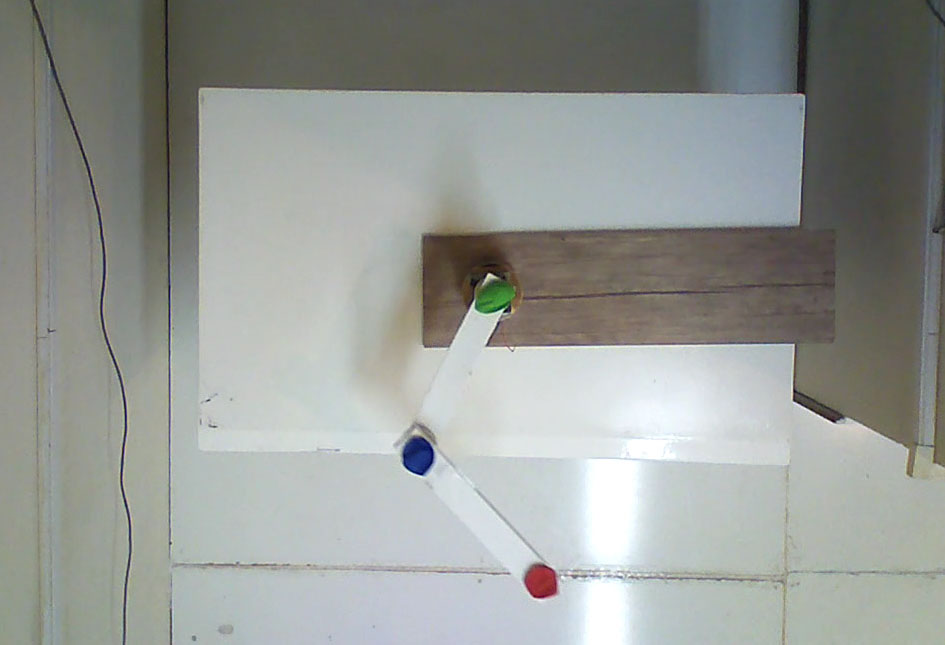
#> input picture desktop_vision_app/assets/sample_frame.jpg, 945 x 645 px
$ python -i image_processing.py   (imports and definitions only)
#> lines starting #> are read from the running program, lines starting #| are printed output that depends on the picture; after the words box and inside, x2 and y2 are one past the last pixel; in counts of white or black regions, pixels touching at a corner belong together
# Image processing
import cv2 as cv

# Multi-threading
import threading

# for scheduling functions using time.time()
import time

import math
import numpy as np

# Serial Port Communications Manager
from serial_port import SerialPortManager

# Robot Control Algorithm
from robot_control import robot_control_algorithm

HUE_TOLERANCE = 20
SATURATION_TOLERANCE = 120
VALUE_TOLERANCE = 120

IMAGE_WIDTH_PIXEL = 640  # in pixels
FRAME_REAL_WIDTH_CM = 215  # in centimeters

PIXEL_TO_CM_RATIO = IMAGE_WIDTH_PIXEL / FRAME_REAL_WIDTH_CM

MIN_DIAMETER_CM = 7  # in centimeters
MAX_DIAMETER_CM = 15  # in centimeters
GREEN_BLUE_LINK_LENGTH_CM = 30  # in centimeters

MIN_CONTOUR_AREA = math.pow((MIN_DIAMETER_CM / 2) * PIXEL_TO_CM_RATIO, 2) * math.pi
MAX_CONTOUR_AREA = math.pow((MAX_DIAMETER_CM / 2) * PIXEL_TO_CM_RATIO, 2) * math.pi

BGR_RED = (0, 0, 255)
BGR_BLUE = (255, 0, 0)
BGR_GREEN = (0, 255, 0)
BGR_WHITE = (255, 255, 255)


class Hsv:
    def __init__(self, hue=0, saturation=0, value=0):
        self.hue = hue
        self.saturation = saturation
        self.value = value


CALIBRATED_HSV_RED = Hsv(178, 243, 175)
CALIBRATED_HSV_BLUE = Hsv(113, 189, 115)
CALIBRATED_HSV_GREEN = Hsv(55, 157, 135)


class Point:
    def __init__(self, x=0, y=0):
        self.x = x
        self.y = y


class ImageProcessingManager:
    # [31 lines left out: function __init__, not called in this run]

    def set_source(self, videoSource):
        self.videoSource = videoSource

    def set_interval(self, interval):
        self.intervalMilliseconds = interval

    def config_serial_port(self, portName, baudRate):
        self.serialPortName = portName
        self.serialPortBaud = baudRate

    # [6 lines left out: function get_joint_positions, not called in this run]

    def get_images(self):
        return self.success, self.originalImage, self.processedImage

    # [9 lines left out: function start, not called in this run]

    def stop(self):
        self.isRunning = False
        self.serialPortManager.stop()

    # [103 lines left out: functions image_thread_handler, __del__, main_image_processing, send_motor_speeds, not called in this run]


def time_ms():
    # Get time in milliseconds
    return int(time.time() * 1000)


# [22 lines left out: function crop_image, not called in this run]


def filter_color(hsvImage, colorNameToFilter):

    if colorNameToFilter == "green":

        baseHue = CALIBRATED_HSV_GREEN.hue
        baseSaturation = CALIBRATED_HSV_GREEN.saturation
        baseValue = CALIBRATED_HSV_GREEN.value

    elif colorNameToFilter == "blue":

        baseHue = CALIBRATED_HSV_BLUE.hue
        baseSaturation = CALIBRATED_HSV_BLUE.saturation
        baseValue = CALIBRATED_HSV_BLUE.value

    elif colorNameToFilter == "red":

        baseHue = CALIBRATED_HSV_RED.hue
        baseSaturation = CALIBRATED_HSV_RED.saturation
        baseValue = CALIBRATED_HSV_RED.value

    else:
        pass

    hueMin = baseHue - HUE_TOLERANCE
    saturationMin = baseSaturation - SATURATION_TOLERANCE
    valueMin = baseValue - VALUE_TOLERANCE

    hueMax = baseHue + HUE_TOLERANCE
    saturationMax = baseSaturation + SATURATION_TOLERANCE
    valueMax = baseValue + VALUE_TOLERANCE

    if hueMin < 0:
        hueMin = 0

    if hueMax > 180:
        hueMax = 180

    if saturationMin < 0:
        saturationMin = 0

    if saturationMax > 255:
        saturationMax = 255

    if valueMin < 0:
        valueMin = 0

    if valueMax > 255:
        valueMax = 255

    filteredImage = cv.inRange(
        hsvImage, (hueMin, saturationMin, valueMin), (hueMax, saturationMax, valueMax)
    )

    # red color covers some hues around 0 and some around 180
    # so two hue ranges is consired for filtering red color
    if colorNameToFilter == "red":

        hueMin2 = 0
        hueMax2 = 0

        if hueMin < 0:
            hueMin2 = 180 + hueMin
            hueMax2 = 180

        if hueMax > 180:
            hueMin2 = 0
            hueMax2 = hueMax - 180

        filteredImage2 = cv.inRange(
            hsvImage,
            (hueMin2, saturationMin, valueMin),
            (hueMax2, saturationMax, valueMax),
        )
        filteredImage = cv.bitwise_or(filteredImage, filteredImage2)

    kernel = np.ones((5, 5), np.uint8)
    # remove some noise
    filteredImage = cv.erode(filteredImage, kernel, iterations=3)
    filteredImage = cv.dilate(filteredImage, kernel, iterations=3)

    return filteredImage


def find_center(filteredImage):

    success = False
    center = Point(0, 0)

    contours, hierarchy = cv.findContours(
        filteredImage, cv.RETR_TREE, cv.CHAIN_APPROX_SIMPLE
    )

    for contour in contours:

        moment = cv.moments(contour)

        if moment["m00"] != 0:

            x = int(moment["m10"] / moment["m00"])
            y = int(moment["m01"] / moment["m00"])

            contourArea = cv.contourArea(contour)

            if (contourArea > MIN_CONTOUR_AREA) and (contourArea < MAX_CONTOUR_AREA):

                success = True
                center = Point(x, y)

    return success, center


def find_join_positions(inputImage):

    success = False

    greenCenter = Point(0, 0)
    blueCenter = Point(0, 0)
    redCenter = Point(0, 0)

    greenCenterReady = False
    blueCenterReady = False
    redCenterReady = False

    hsvImage = cv.cvtColor(inputImage, cv.COLOR_BGR2HSV)

    # filter green color
    filteredGreen = filter_color(hsvImage, "green")
    # filter red color
    filteredBlue = filter_color(hsvImage, "blue")
    # filter red color
    filteredRed = filter_color(hsvImage, "red")

    # get green color coordinates
    greenCenterReady, greenCenter = find_center(filteredGreen)
    # get blue color coordinates
    blueCenterReady, blueCenter = find_center(filteredBlue)
    # get red color coordinates
    redCenterReady, redCenter = find_center(filteredRed)

    # Create a blank image
    processedImage = np.zeros(inputImage.shape, dtype=np.uint8)

    if greenCenterReady:
        # draw green circle
        processedImage = cv.circle(
            processedImage,
            (greenCenter.x, greenCenter.y),
            int(MAX_DIAMETER_CM * PIXEL_TO_CM_RATIO / 2),
            BGR_GREEN,
            -1,
        )

    if blueCenterReady:
        # draw blue circle
        processedImage = cv.circle(
            processedImage,
            (blueCenter.x, blueCenter.y),
            int(MAX_DIAMETER_CM * PIXEL_TO_CM_RATIO / 2),
            BGR_BLUE,
            -1,
        )

    if redCenterReady:
        # draw red circle
        processedImage = cv.circle(
            processedImage,
            (redCenter.x, redCenter.y),
            int(MAX_DIAMETER_CM * PIXEL_TO_CM_RATIO / 2),
            BGR_RED,
            -1,
        )

    if greenCenterReady and blueCenterReady:
        # draw line between green and blue points
        processedImage = cv.line(
            processedImage,
            (greenCenter.x, greenCenter.y),
            (blueCenter.x, blueCenter.y),
            BGR_WHITE,
            5,
        )

    if blueCenterReady and redCenterReady:
        # draw line between blue and red points
        processedImage = cv.line(
            processedImage,
            (blueCenter.x, blueCenter.y),
            (redCenter.x, redCenter.y),
            BGR_WHITE,
            5,
        )

    if greenCenterReady and blueCenterReady and redCenterReady:
        success = True

    return success, greenCenter, blueCenter, redCenter, processedImage


def map_number(x, in_min, in_max, out_min, out_max):
    return int((x - in_min) * (out_max - out_min) / (in_max - in_min) + out_min)

>>> import cv2
>>> picture = cv2.imread('../assets/sample_frame.jpg')
#> picture is the input picture: shape (645, 945, 3); mean B, G, R 149.5, 153.5, 150
>>> result = find_join_positions(picture)
#> in find_join_positions, `hsvImage = cv.cvtColor(inputImage, cv.COLOR_BGR2HSV)`: hsvImage: shape (645, 945, 3); mean H, S, V 61.5, 21.1, 156.3
#> in filter_color, `filteredImage = cv.inRange( hsvImage, (hueMin, saturationMin, valueMin..`:
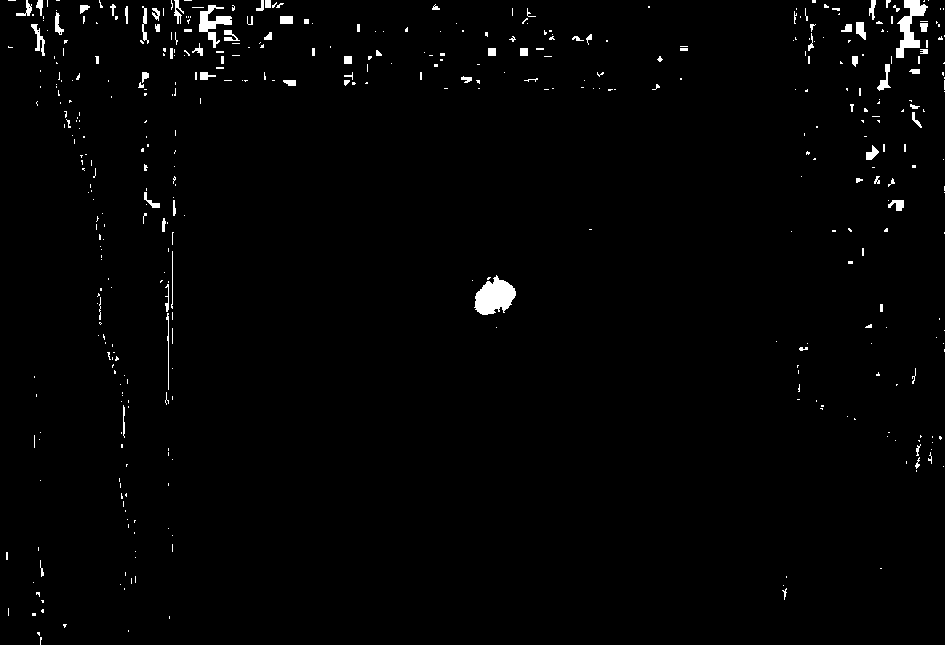
#> filteredImage: shape (645, 945); 1.4% white; 441 white regions (358 under 20 px), largest, box (x1, y1, x2, y2) and area: (474, 275, 516, 315) 1076, (896, 0, 928, 58) 763, (199, 5, 232, 48) 537
#> in filter_color, `filteredImage = cv.erode(filteredImage, kernel, iterations=3)`:
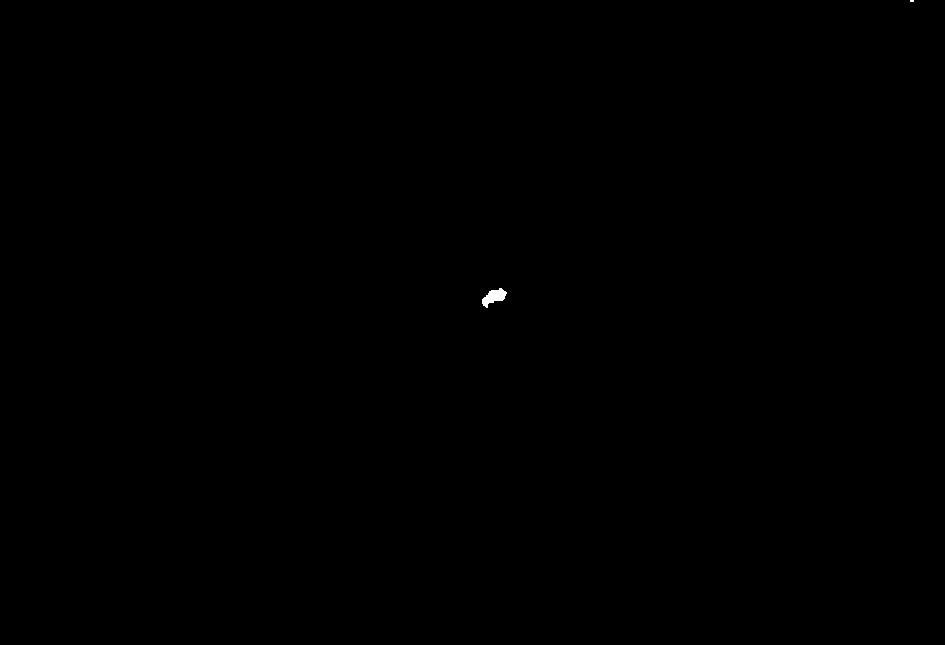
#> filteredImage: shape (645, 945); 0.04% white; 2 white regions (1 under 20 px), largest, box (x1, y1, x2, y2) and area: (482, 288, 507, 308) 263
#> in filter_color, `filteredImage = cv.dilate(filteredImage, kernel, iterations=3)`:
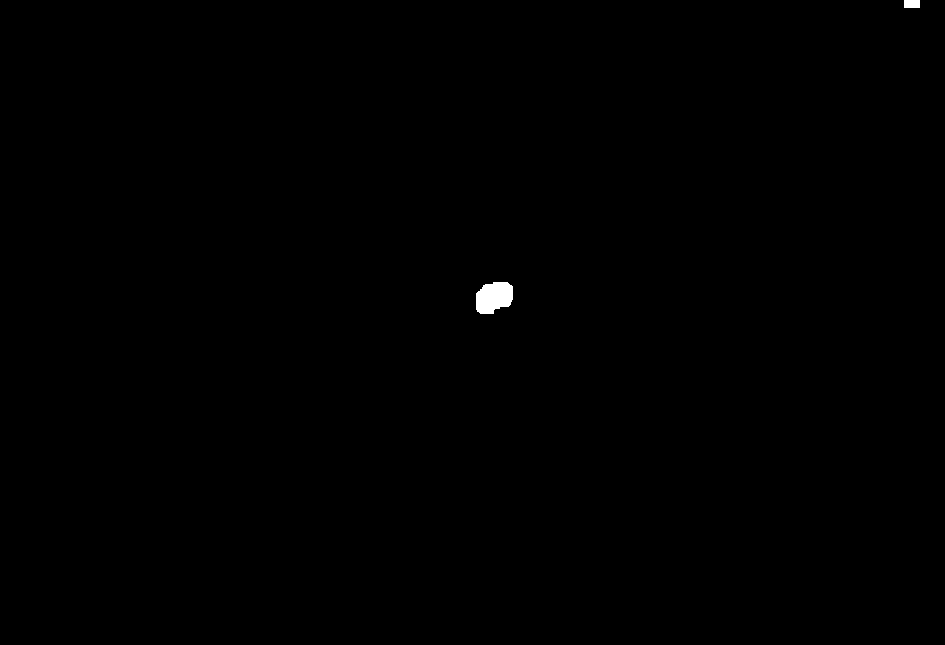
#> filteredImage: shape (645, 945); 0.18% white; 2 white regions, box (x1, y1, x2, y2) and area: (476, 282, 513, 314) 947, (904, 0, 920, 8) 128
#> call 2 of filter_color, with colorNameToFilter = 'blue'
#> in filter_color (call 2), `filteredImage = cv.inRange( hsvImage, (hueMin, saturationMin, valueMin..`:
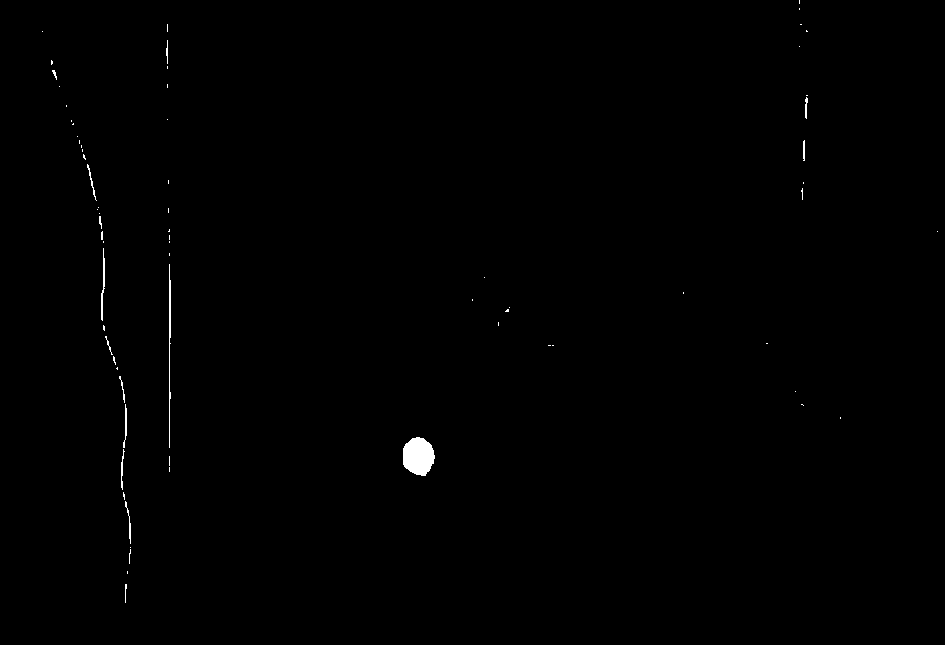
#> filteredImage: shape (645, 945); 0.34% white; 71 white regions (56 under 20 px), largest, box (x1, y1, x2, y2) and area: (403, 437, 435, 476) 956, (169, 264, 171, 448) 250, (101, 248, 105, 321) 133
#> in filter_color (call 2), `filteredImage = cv.erode(filteredImage, kernel, iterations=3)`: filteredImage: shape (645, 945); 0.04% white; 1 white region, box (x1, y1, x2, y2) and area: (409, 445, 428, 468) 273
#> in filter_color (call 2), `filteredImage = cv.dilate(filteredImage, kernel, iterations=3)`:
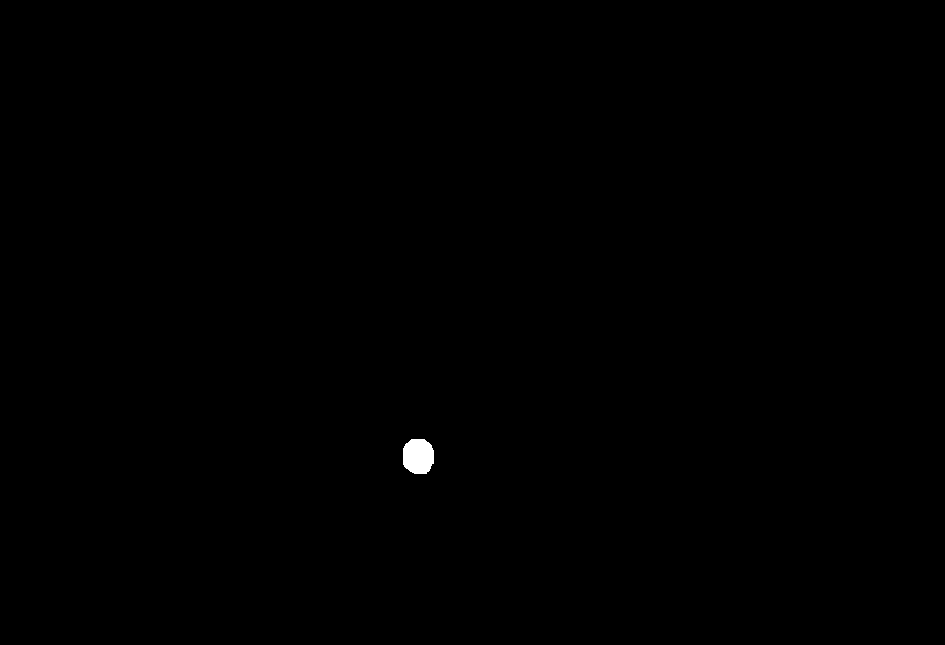
#> filteredImage: shape (645, 945); 0.15% white; 1 white region, box (x1, y1, x2, y2) and area: (403, 439, 434, 474) 921
#> call 3 of filter_color, with colorNameToFilter = 'red'
#> in filter_color (call 3), `filteredImage = cv.inRange( hsvImage, (hueMin, saturationMin, valueMin..`:
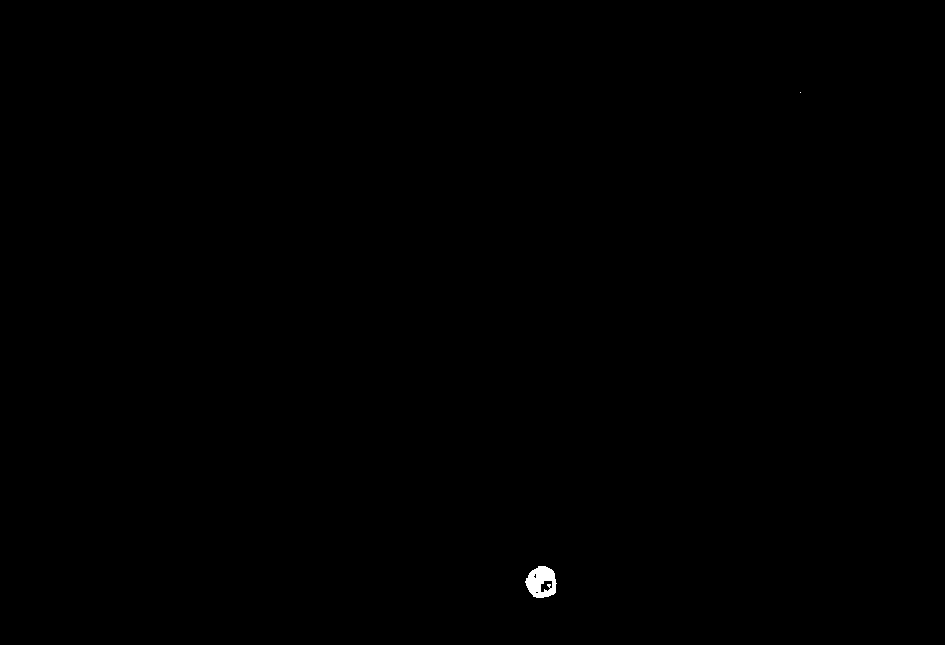
#> filteredImage: shape (645, 945); 0.11% white; 2 white regions (1 under 20 px), largest, box (x1, y1, x2, y2) and area: (525, 566, 557, 598) 688
#> in filter_color (call 3), `filteredImage2 = cv.inRange( hsvImage, (hueMin2, saturationMin, valueM..`: filteredImage2: shape (645, 945); 0.01% white; 6 white regions (5 under 20 px), largest, box (x1, y1, x2, y2) and area: (541, 581, 552, 592) 50
#> in filter_color (call 3), `filteredImage = cv.bitwise_or(filteredImage, filteredImage2)`: filteredImage: shape (645, 945); 0.12% white; 2 white regions (1 under 20 px), largest, box (x1, y1, x2, y2) and area: (525, 566, 557, 598) 758
#> in filter_color (call 3), `filteredImage = cv.erode(filteredImage, kernel, iterations=3)`: filteredImage: shape (645, 945); 0.01% white; 1 white region, box (x1, y1, x2, y2) and area: (534, 574, 548, 588) 58
#> in filter_color (call 3), `filteredImage = cv.dilate(filteredImage, kernel, iterations=3)`: filteredImage: shape (645, 945); 0.09% white; 1 white region
#> in find_center, `contours, hierarchy = cv.findContours( filteredImage, cv.RETR_TREE, cv..`: contours = 2 contours; box (x1, y1, x2, y2) and area: (476, 282, 513, 314) 890, (904, 0, 920, 8) 105
#> the loop in find_center, `for contour in contours: ` made 2 passes
#> (x, y, contourArea, success) on pass 1: (493, 296, 889.5, True)
#> (contour, x, y, contourArea) on pass 2: ([[904, 0], [904, 7], [919, 7], [919, 0]], 911, 3, 105)
#> in find_join_positions, `greenCenterReady, greenCenter = find_center(filteredGreen)`: greenCenterReady = True
#> in find_center (call 2), `contours, hierarchy = cv.findContours( filteredImage, cv.RETR_TREE, cv..`: contours = 1 contour; box (x1, y1, x2, y2) and area: (403, 439, 434, 474) 870
#> the loop in find_center (call 2), `for contour in contours: ` made 1 pass
#> (x, y, contourArea, success) on pass 1: (417, 455, 870, True)
#> in find_join_positions, `blueCenterReady, blueCenter = find_center(filteredBlue)`: blueCenterReady = True
#> in find_center (call 3), `contours, hierarchy = cv.findContours( filteredImage, cv.RETR_TREE, cv..`: contours = 1 contour; box (x1, y1, x2, y2) and area: (528, 568, 554, 594) 494
#> in find_join_positions, `redCenterReady, redCenter = find_center(filteredRed)`: redCenterReady = True
#> in find_join_positions, `processedImage = cv.line( processedImage, (blueCenter.x, blueCenter.y)..`:
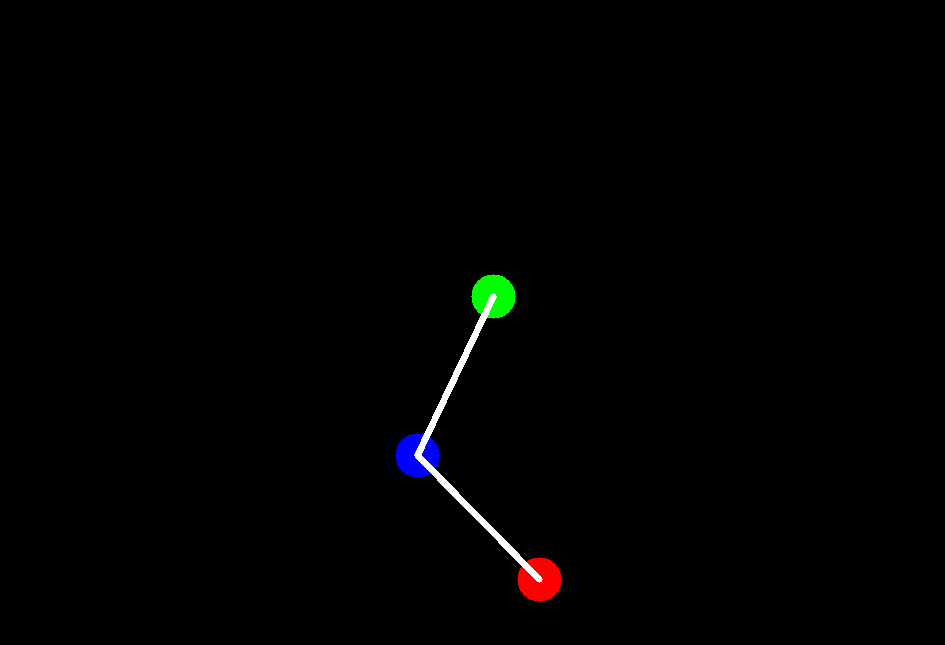
#> processedImage: shape (645, 945, 3); mean of channels 0, 1, 2 1.5, 1.5, 1.6; drawn as B, G, R
#> result = 5 items
